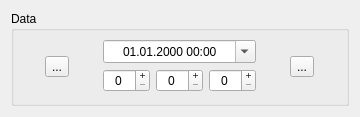
<?xml version="1.0" encoding="UTF-8"?>
<ui version="4.0">
 <class>Dialog_Record</class>
 <widget class="QDialog" name="Dialog_Record">
  <property name="geometry">
   <rect>
    <x>0</x>
    <y>0</y>
    <width>360</width>
    <height>117</height>
   </rect>
  </property>
  <property name="windowTitle">
   <string>Add Record</string>
  </property>
  <property name="windowIcon">
   <iconset resource="../obpm.qrc">
    <normaloff>:/png/png/addrecord.png</normaloff>:/png/png/addrecord.png</iconset>
  </property>
  <property name="modal">
   <bool>true</bool>
  </property>
  <layout class="QVBoxLayout" name="verticalLayout">
   <item>
    <widget class="QGroupBox" name="groupBox">
     <property name="title">
      <string>Data</string>
     </property>
     <layout class="QHBoxLayout" name="horizontalLayout">
      <item>
       <widget class="QToolButton" name="toolButton_user">
        <property name="toolTip">
         <string>switch user</string>
        </property>
        <property name="text">
         <string notr="true">...</string>
        </property>
        <property name="icon">
         <iconset resource="../obpm.qrc">
          <normaloff>:/png/png/user1.png</normaloff>
          <normalon>:/png/png/user2.png</normalon>:/png/png/user1.png</iconset>
        </property>
        <property name="iconSize">
         <size>
          <width>48</width>
          <height>48</height>
         </size>
        </property>
        <property name="checkable">
         <bool>true</bool>
        </property>
       </widget>
      </item>
      <item>
       <layout class="QVBoxLayout" name="verticalLayout_1">
        <property name="leftMargin">
         <number>6</number>
        </property>
        <property name="rightMargin">
         <number>6</number>
        </property>
        <item>
         <layout class="QHBoxLayout" name="horizontalLayout_1">
          <item>
           <widget class="QDateTimeEdit" name="dateTimeEdit">
            <property name="sizePolicy">
             <sizepolicy hsizetype="Preferred" vsizetype="Fixed">
              <horstretch>0</horstretch>
              <verstretch>0</verstretch>
             </sizepolicy>
            </property>
            <property name="toolTip">
             <string>select date &amp; time</string>
            </property>
            <property name="alignment">
             <set>Qt::AlignCenter</set>
            </property>
            <property name="displayFormat">
             <string notr="true">dd.MM.yyyy HH:mm</string>
            </property>
            <property name="calendarPopup">
             <bool>true</bool>
            </property>
           </widget>
          </item>
         </layout>
        </item>
        <item>
         <layout class="QHBoxLayout" name="horizontalLayout_2">
          <item>
           <widget class="QSpinBox" name="spinBox_sys">
            <property name="sizePolicy">
             <sizepolicy hsizetype="Fixed" vsizetype="Fixed">
              <horstretch>0</horstretch>
              <verstretch>0</verstretch>
             </sizepolicy>
            </property>
            <property name="toolTip">
             <string>enter SYS</string>
            </property>
            <property name="alignment">
             <set>Qt::AlignCenter</set>
            </property>
            <property name="buttonSymbols">
             <enum>QAbstractSpinBox::PlusMinus</enum>
            </property>
            <property name="maximum">
             <number>255</number>
            </property>
           </widget>
          </item>
          <item>
           <widget class="QSpinBox" name="spinBox_dia">
            <property name="sizePolicy">
             <sizepolicy hsizetype="Fixed" vsizetype="Fixed">
              <horstretch>0</horstretch>
              <verstretch>0</verstretch>
             </sizepolicy>
            </property>
            <property name="toolTip">
             <string>enter DIA</string>
            </property>
            <property name="alignment">
             <set>Qt::AlignCenter</set>
            </property>
            <property name="buttonSymbols">
             <enum>QAbstractSpinBox::PlusMinus</enum>
            </property>
            <property name="maximum">
             <number>255</number>
            </property>
           </widget>
          </item>
          <item>
           <widget class="QSpinBox" name="spinBox_bpm">
            <property name="sizePolicy">
             <sizepolicy hsizetype="Fixed" vsizetype="Fixed">
              <horstretch>0</horstretch>
              <verstretch>0</verstretch>
             </sizepolicy>
            </property>
            <property name="toolTip">
             <string>enter BPM</string>
            </property>
            <property name="alignment">
             <set>Qt::AlignCenter</set>
            </property>
            <property name="buttonSymbols">
             <enum>QAbstractSpinBox::PlusMinus</enum>
            </property>
            <property name="maximum">
             <number>255</number>
            </property>
           </widget>
          </item>
         </layout>
        </item>
       </layout>
      </item>
      <item>
       <widget class="QToolButton" name="toolButton_add">
        <property name="toolTip">
         <string>add new record</string>
        </property>
        <property name="text">
         <string notr="true">...</string>
        </property>
        <property name="icon">
         <iconset resource="../obpm.qrc">
          <normaloff>:/png/png/add.png</normaloff>:/png/png/add.png</iconset>
        </property>
        <property name="iconSize">
         <size>
          <width>48</width>
          <height>48</height>
         </size>
        </property>
       </widget>
      </item>
     </layout>
    </widget>
   </item>
  </layout>
 </widget>
 <resources>
  <include location="../obpm.qrc"/>
 </resources>
 <connections/>
</ui>
